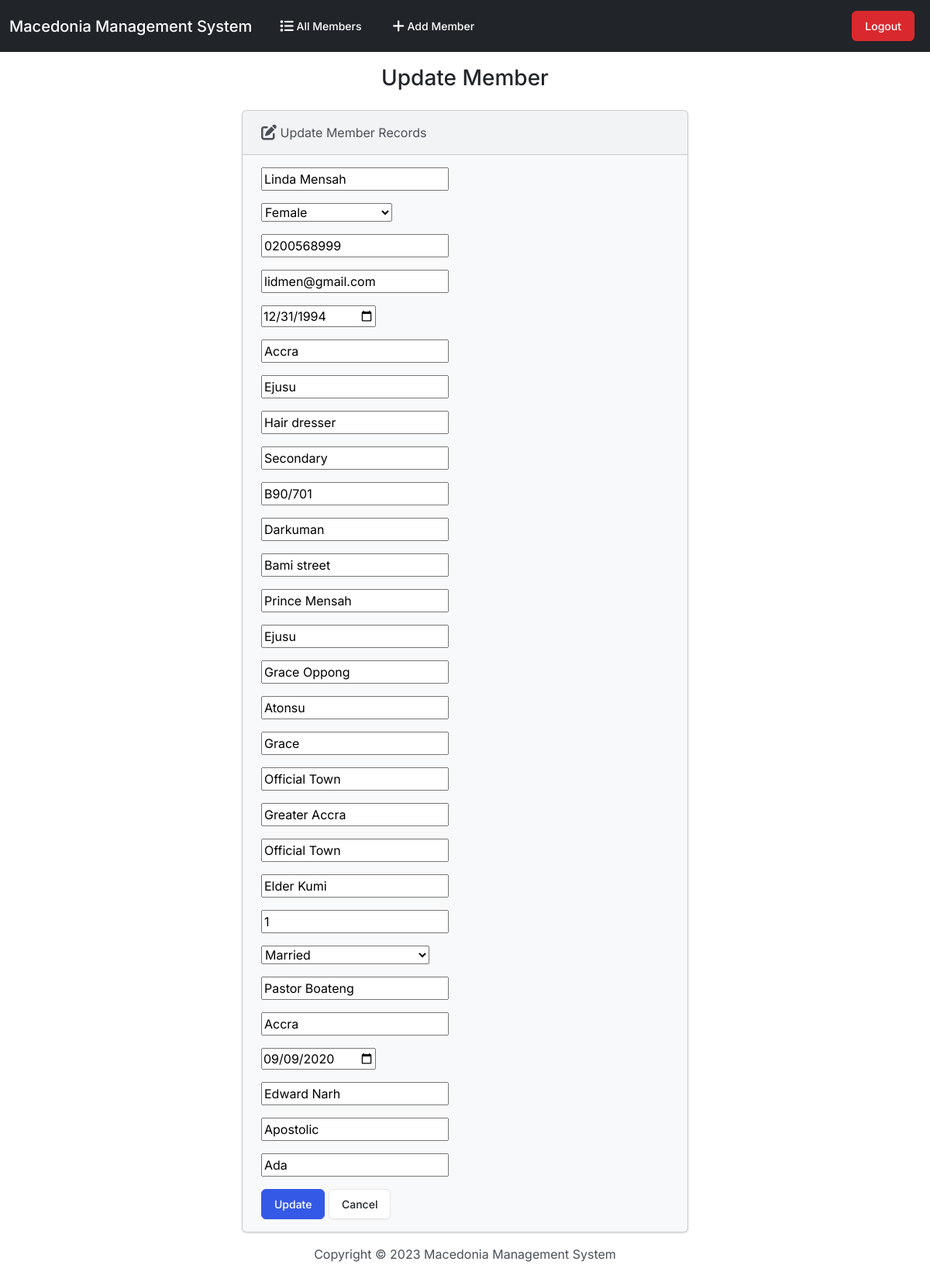
The app's page /edit/6/ (signed in) with its own data.
### members/models.py (models this page shows, shortened)
class Member(models.Model):
    full_name = models.CharField(max_length=200)
    gender = models.CharField(choices=GENDER_CHOICES, max_length=200)
    phone = models.CharField(max_length=10)
    email = models.EmailField(max_length=100)
    date_of_birth = models.DateField()
    place_of_birth = models.CharField(max_length=200, null=True)
    hometown = models.CharField(max_length=200, null=True)
    occupation = models.CharField(max_length=200, null=True)
    educational_background = models.CharField(max_length=200, null=True)
    house_number = models.CharField(max_length=20, null=True)
    residental_area = models.CharField(max_length=200, null=True)
    residental_street = models.CharField(max_length=200, null=True)
    father_name = models.CharField(max_length=200, null=True)
    father_hometown = models.CharField(max_length=200, null=True)
    mother_name = models.CharField(max_length=200, null=True)
    mother_hometown = models.CharField(max_length=200, null=True)
    former_assembly = models.CharField(max_length=200, null=True)
    former_district = models.CharField(max_length=200, null=True)
    former_region_of_district_assembly = models.CharField(
        max_length=200, null=True)
    place_of_baptism = models.CharField(max_length=200, null=True)
    baptismal_officiating_minister = models.CharField(
        max_length=200, null=True)
    zone = models.IntegerField()
    marital_status = models.CharField(
        choices=MARITAL_STATUS, max_length=200)
    marital_officiating_minister = models.CharField(max_length=200, null=True)
    place_of_marriage = models.CharField(max_length=200, null=True)
    year_of_marriage_registered = models.DateField()
    name_of_partner = models.CharField(max_length=200, null=True)
    name_of_denomination_of_partner = models.CharField(
        max_length=200, null=True)
    partner_hometown = models.CharField(max_length=100)

### members/views.py (the view)
# urls.py: path('edit/<int:id>/', views.edit, name='edit'),
@login_required
def edit(request, id):
    if request.method == 'POST':
        member = Member.objects.get(pk=id)
        form = MemberForm(request.POST, instance=member)
        if form.is_valid():
            form.save()
            return render(request, 'members/edit.html', {
                'form': form,
                'success': True
            })
    else:
        member = Member.objects.get(pk=id)
        form = MemberForm(instance=member)
    return render(request, 'members/edit.html', {
        'form': form
    })

### members/forms.py
class MemberForm(forms.ModelForm):
    gender = forms.CharField(widget=forms.Select(choices=(('', 'Select Your Gender'),) + GENDER_CHOICES))
    marital_status = forms.CharField(
        widget=forms.Select(choices=(('', 'Select Your Marital Status'),) + MARITAL_STATUS))
    date_of_birth = forms.DateField(widget=forms.DateInput(attrs={'type': 'date'}))
    year_of_marriage_registered = forms.DateField(widget=forms.DateInput(attrs={'type': 'date'}))
    class Meta:
        model = Member
        fields = ['full_name', 'gender', 'phone', 'email', 'date_of_birth', 'place_of_birth', 'hometown', 'occupation',
                  'educational_background', 'house_number', 'residental_area', 'residental_street', 'father_name',
                  'father_hometown', 'mother_name', 'mother_hometown', 'former_assembly', 'former_district',
                  'former_region_of_district_assembly', 'place_of_baptism', 'baptismal_officiating_minister', 'zone',
                  'marital_status', 'marital_officiating_minister', 'place_of_marriage', 'year_of_marriage_registered',
                  'name_of_partner', 'name_of_denomination_of_partner', 'partner_hometown']

### members/templates/members/edit.html (shortened to what this page needs)
{% extends "members/base.html" %}
{% block body %}
  <h3 class="text-center m-4">Update Member</h3>
  {% if success %}
    <div class="alert alert-success" role="alert">
      The member updated successfully.
      <a href="{% url 'index' %}" class="alert-link">Go to Home Page.</a>
    </div>
  {% else %}
    <div class="row justify-content-center">
      <div class="col-6">
        <div class="card bg-light mb-3">
          <div class="card-header">
            <i class="fa-solid fa-pen-to-square fa-lg"></i> Update Member Records
          </div>
          <div class="card-body">
            <form action="" method="POST">
              {{ form.as_p }}
              <button type="submit" class="btn btn-primary">Update</button>
              <a href="{% url 'index' %}" class="btn btn-secondary">Cancel</a>
            </form>
          </div>
        </div>
      </div>
    </div>
  {% endif %}
{% endblock %}

### records on screen
Member: full_name "Linda Mensah", gender "Female", phone "0200568999", email "lidmen@gmail.com", date_of_birth "12/31/1994", place_of_birth "Accra", hometown "Ejusu", occupation "Hair dresser", educational_background "Secondary", house_number "B90/701", residental_area "Darkuman", residental_street "Bami street", father_name "Prince Mensah", father_hometown "Ejusu", mother_name "Grace Oppong", mother_hometown "Atonsu", former_assembly "Grace", former_district "Official Town", former_region_of_district_assembly "Greater Accra", place_of_baptism "Official Town", baptismal_officiating_minister "Elder Kumi", zone "1", marital_status "Married", marital_officiating_minister "Pastor Boateng", place_of_marriage "Accra", year_of_marriage_registered "09/09/2020", name_of_partner "Edward Narh", name_of_denomination_of_partner "Apostolic", partner_hometown "Ada"
